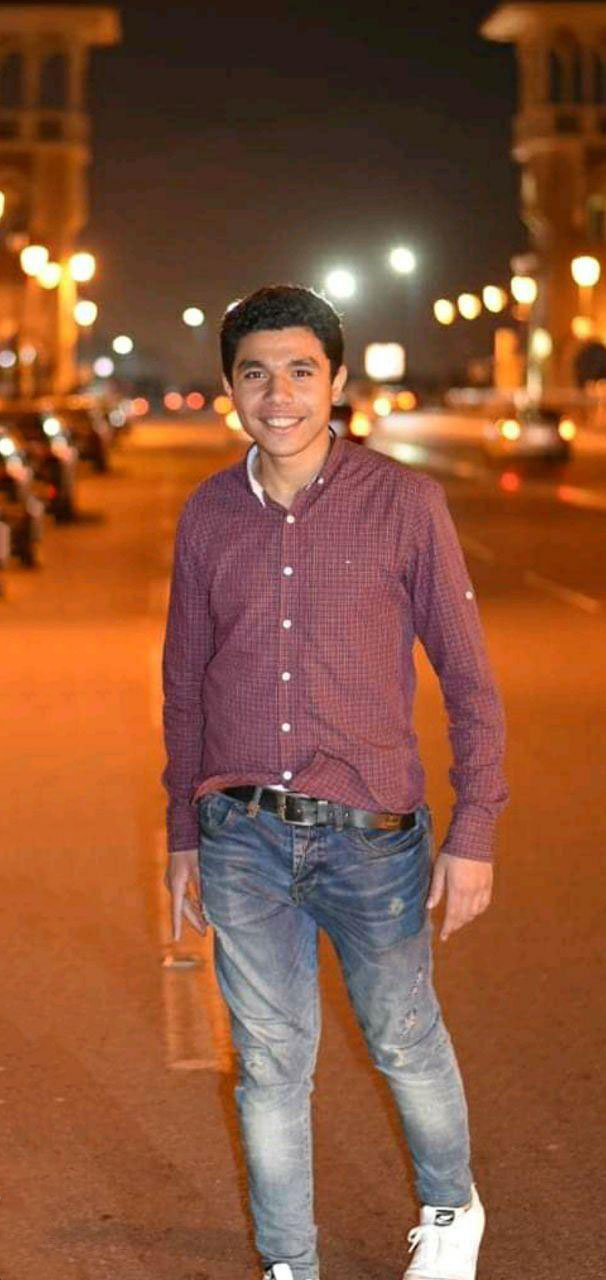
#> input picture image.jpg, 606 x 1280 px
$ python sharp.py
#> lines starting #> are read from the running program, lines starting #| are printed output that depends on the picture

import cv2
import numpy as np
# from scipy import ndimage
img = cv2.imread('image.jpg')
#> img is the input picture: shape (1280, 606, 3); mean B, G, R 56.9, 84.4, 138.3
# smooth filter
kernal1 = np.array([[0.04, 0.04, 0.04, 0.04, 0.04],
                    [0.04, 0.04, 0.04, 0.04, 0.04],
                    [0.04, 0.04, 0.04, 0.04, 0.04],
                   [0.04, 0.04, 0.04, 0.04, 0.04]])
smooth = cv2.filter2D(img, -1, kernal1)
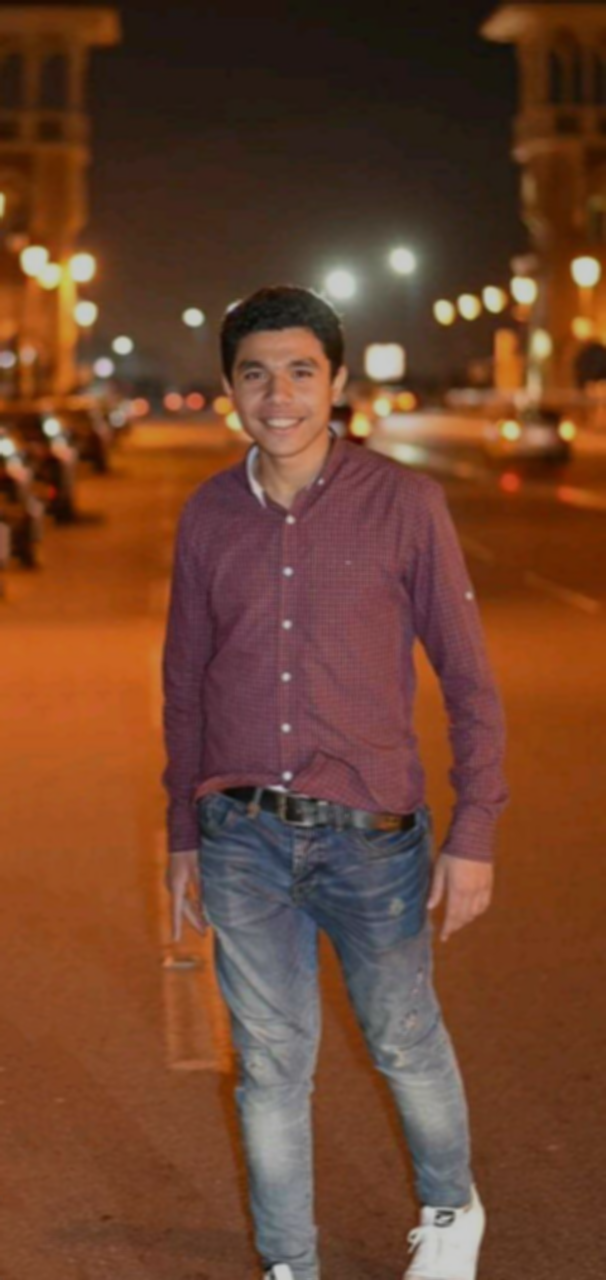
#> smooth: shape (1280, 606, 3); mean B, G, R 45.5, 67.5, 110.6
cv2.imshow("Smooth Image", smooth)
# sharp filter
kernal2 = np.array([[-1, -1, -1],
                    [-1, 9, -1],
                    [-1, -1, -1]])
SharpImage = cv2.filter2D(img, -1, kernal2)
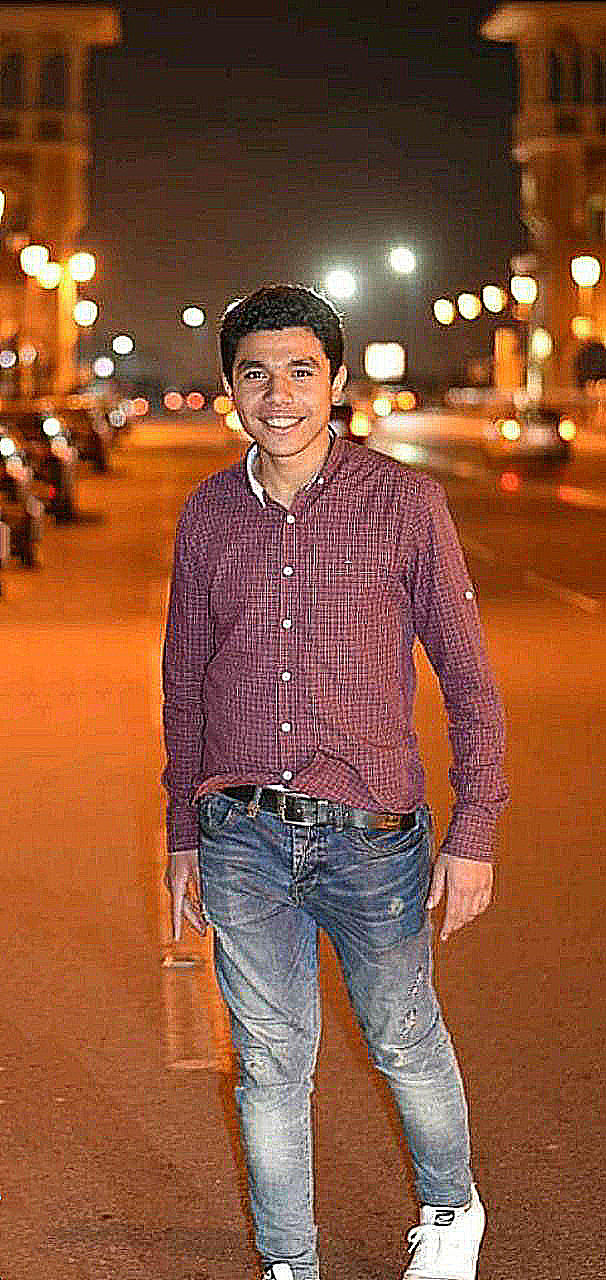
#> SharpImage: shape (1280, 606, 3); mean B, G, R 57.6, 84.4, 137.7
cv2.imshow("Sharp Image", SharpImage)
# sharpImage2= ndimage.convolve(img, kernal2)
# cv2.imshow('Sharpp', sharpImage2)
cv2.waitKey()
cv2.destroyAllWindows()
